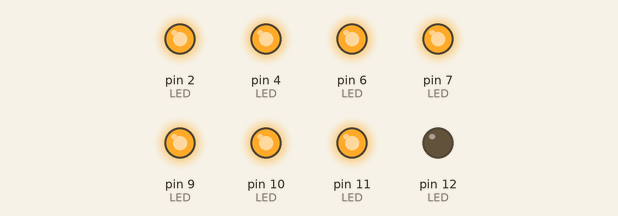
The sketch below on a simulated Arduino Uno, built with avr-gcc and run on an emulated ATmega328P. Shown: output pins drawn as LEDs (lit = HIGH).

Above: at 0.5 s.
At 3.5 s:
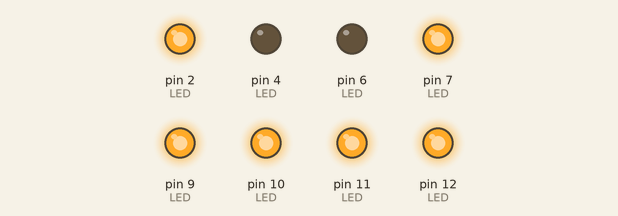
At 5.5 s:
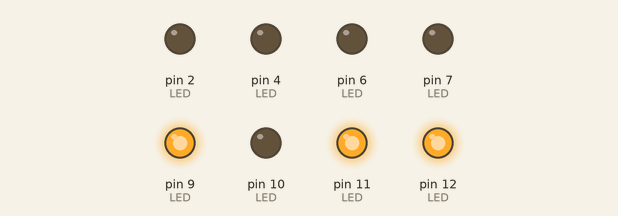
At 7.5 s:
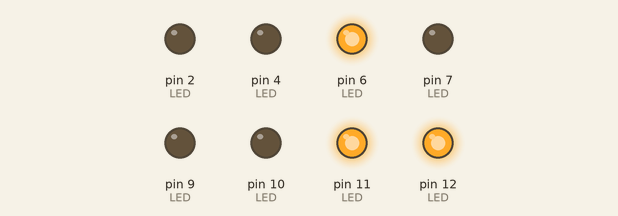
At 10.5 s:
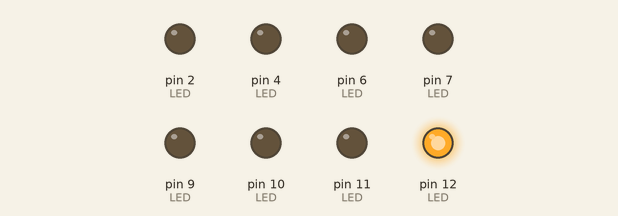
At 14.5 s:
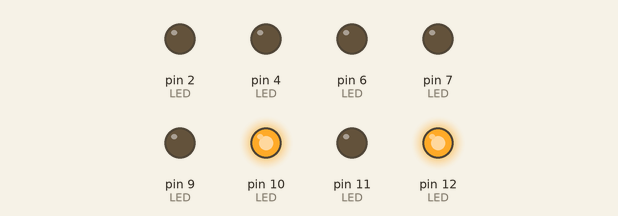
Timing chart, 0 to 15.6 s (numbered marks = the images above):
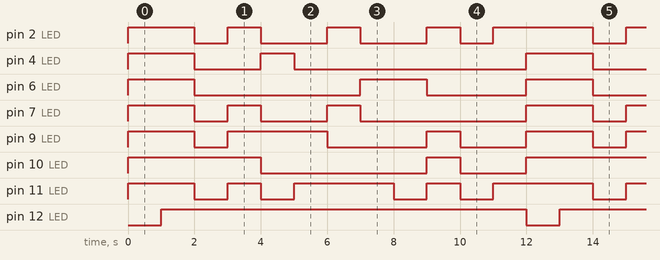

Measured:
- by itself, pin 2 (LED): repeats every 12.0 s: LOW 1.0 s, 2 × (HIGH 1.0 s, LOW 2.0 s), HIGH 1.0 s, LOW 1.0 s, HIGH 3.0 s
- by itself, pin 4 (LED): repeats every 12.0 s: LOW 2.0 s, HIGH 1.0 s, LOW 7.0 s, HIGH 2.0 s
- by itself, pin 6 (LED): repeats every 12.0 s: LOW 5.0 s, HIGH 2.0 s, LOW 3.0 s, HIGH 2.0 s
- by itself, pin 7 (LED): repeats every 12.0 s: LOW 1.0 s, HIGH 1.0 s, LOW 2.0 s, HIGH 1.0 s, LOW 5.0 s, HIGH 2.0 s
- by itself, pin 9 (LED): repeats every 12.0 s: LOW 1.0 s, HIGH 3.0 s, LOW 3.0 s, HIGH 1.0 s, LOW 2.0 s, HIGH 2.0 s
- by itself, pin 10 (LED): repeats every 12.0 s: LOW 5.0 s, HIGH 1.0 s, LOW 2.0 s, HIGH 4.0 s
- by itself, pin 11 (LED): repeats every 6.0 s: LOW 1.0 s, HIGH 1.0 s, LOW 1.0 s, HIGH 3.0 s
- by itself, pin 12 (LED): alternates HIGH for 11.0 s and LOW for 1.0 s

The sketch:

5.1.1.1_Odan_9a_sayan_sayac.ino
```cpp
void setup() {
pinMode(7, OUTPUT); //7 bölümlü LED göstergede "A" kısmı
pinMode(6, OUTPUT); //7 bölümlü LED göstergede "B" kısmı
pinMode(4, OUTPUT); //7 bölümlü LED göstergede "C" kısmı
pinMode(2, OUTPUT); //7 bölümlü LED göstergede "D" kısmı
pinMode(11, OUTPUT); //7 bölümlü LED göstergede "E" kısmı
pinMode(9, OUTPUT); //7 bölümlü LED göstergede "F" kısmı
pinMode(10, OUTPUT); //7 bölümlü LED göstergede "G" kısmı
pinMode(12, OUTPUT); //7 bölümlü LED göstergede "DP" kısmı (Nokta kısmı)

}

void loop() {

//Sadece "nokta" yazar.
digitalWrite(7, 1);
digitalWrite(6, 1);
digitalWrite(4, 1);
digitalWrite(2, 1);
digitalWrite(11, 1);
digitalWrite(9, 1);
digitalWrite(10, 1);
digitalWrite(12, 0);
delay(1000);
// Hiçbir şey yazmaz.
digitalWrite(7, 1);
digitalWrite(6, 1);
digitalWrite(4, 1);
digitalWrite(2, 1);
digitalWrite(11, 1);
digitalWrite(9, 1);
digitalWrite(10, 1);
digitalWrite(12, 1);
delay(1000);

// "0" Sayısını yazar.
digitalWrite(7, 0);
digitalWrite(6, 0);
digitalWrite(4, 0);
digitalWrite(2, 0);
digitalWrite(11, 0);
digitalWrite(9, 0);
digitalWrite(10, 1);
digitalWrite(12, 1);
delay(1000);

// "1" Sayısını yazar.
digitalWrite(7, 1);
digitalWrite(6, 0);
digitalWrite(4, 0);
digitalWrite(2, 1);
digitalWrite(11, 1);
digitalWrite(9, 1);
digitalWrite(10, 1);
digitalWrite(12, 1);
delay(1000);

// "2" Sayısını yazar.
digitalWrite(7, 0);
digitalWrite(6, 0);
digitalWrite(4, 1);
digitalWrite(2, 0);
digitalWrite(11, 0);
digitalWrite(9, 1);
digitalWrite(10, 0);
digitalWrite(12, 1);
delay(1000);

// "3" Sayısını yazar.
digitalWrite(7, 0);
digitalWrite(6, 0);
digitalWrite(4, 0);
digitalWrite(2, 0);
digitalWrite(11, 1);
digitalWrite(9, 1);
digitalWrite(10, 0);
digitalWrite(12, 1);
delay(1000);

// "4" Sayısını yazar.
digitalWrite(7, 1);
digitalWrite(6, 0);
digitalWrite(4, 0);
digitalWrite(2, 1);
digitalWrite(11, 1);
digitalWrite(9, 0);
digitalWrite(10, 0);
digitalWrite(12, 1);
delay(1000);

// "5" Sayısını yazar.
digitalWrite(7, 0);
digitalWrite(6, 1);
digitalWrite(4, 0);
digitalWrite(2, 0);
digitalWrite(11, 1);
digitalWrite(9, 0);
digitalWrite(10, 0);
digitalWrite(12, 1);
delay(1000);

// "6" Sayısını yazar.
digitalWrite(7, 0);
digitalWrite(6, 1);
digitalWrite(4, 0);
digitalWrite(2, 0);
digitalWrite(11, 0);
digitalWrite(9, 0);
digitalWrite(10, 0);
digitalWrite(12, 1);
delay(1000);

// "7" Sayısını yazar.
digitalWrite(7, 0);
digitalWrite(6, 0);
digitalWrite(4, 0);
digitalWrite(2, 1);
digitalWrite(11, 1);
digitalWrite(9, 1);
digitalWrite(10, 1);
digitalWrite(12, 1);
delay(1000);

// "8" Sayısını yazar.
digitalWrite(7, 0);
digitalWrite(6, 0);
digitalWrite(4, 0);
digitalWrite(2, 0);
digitalWrite(11, 0);
digitalWrite(9, 0);
digitalWrite(10, 0);
digitalWrite(12, 1);
delay(1000);

// "9" Sayısını yazar.
digitalWrite(7, 0);
digitalWrite(6, 0);
digitalWrite(4, 0);
digitalWrite(2, 1);
digitalWrite(11,1);
digitalWrite(9, 0);
digitalWrite(10, 0);
digitalWrite(12, 1);
delay(1000);

}
```
